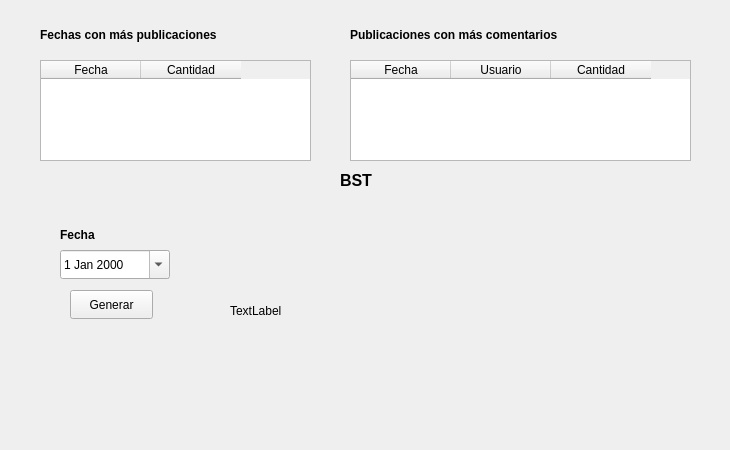
<?xml version="1.0" encoding="UTF-8"?>
<ui version="4.0">
 <class>widgetReportUser</class>
 <widget class="QWidget" name="widgetReportUser">
  <property name="geometry">
   <rect>
    <x>0</x>
    <y>0</y>
    <width>730</width>
    <height>450</height>
   </rect>
  </property>
  <property name="windowTitle">
   <string>Form</string>
  </property>
  <widget class="QLabel" name="label">
   <property name="geometry">
    <rect>
     <x>40</x>
     <y>20</y>
     <width>221</width>
     <height>31</height>
    </rect>
   </property>
   <property name="text">
    <string>&lt;html&gt;&lt;head/&gt;&lt;body&gt;&lt;p&gt;&lt;span style=&quot; font-weight:700;&quot;&gt;Fechas con más publicaciones&lt;/span&gt;&lt;/p&gt;&lt;/body&gt;&lt;/html&gt;</string>
   </property>
  </widget>
  <widget class="QLabel" name="label_2">
   <property name="geometry">
    <rect>
     <x>350</x>
     <y>20</y>
     <width>261</width>
     <height>31</height>
    </rect>
   </property>
   <property name="text">
    <string>&lt;html&gt;&lt;head/&gt;&lt;body&gt;&lt;p&gt;&lt;span style=&quot; font-weight:700;&quot;&gt;Publicaciones con más comentarios&lt;/span&gt;&lt;/p&gt;&lt;/body&gt;&lt;/html&gt;</string>
   </property>
  </widget>
  <widget class="QTableWidget" name="tbl_Report1">
   <property name="geometry">
    <rect>
     <x>40</x>
     <y>60</y>
     <width>271</width>
     <height>101</height>
    </rect>
   </property>
   <column>
    <property name="text">
     <string>Fecha</string>
    </property>
   </column>
   <column>
    <property name="text">
     <string>Cantidad</string>
    </property>
   </column>
  </widget>
  <widget class="QTableWidget" name="tbl_Report2">
   <property name="geometry">
    <rect>
     <x>350</x>
     <y>60</y>
     <width>341</width>
     <height>101</height>
    </rect>
   </property>
   <column>
    <property name="text">
     <string>Fecha</string>
    </property>
   </column>
   <column>
    <property name="text">
     <string>Usuario</string>
    </property>
   </column>
   <column>
    <property name="text">
     <string>Cantidad</string>
    </property>
   </column>
  </widget>
  <widget class="QLabel" name="label_3">
   <property name="geometry">
    <rect>
     <x>340</x>
     <y>160</y>
     <width>41</width>
     <height>41</height>
    </rect>
   </property>
   <property name="text">
    <string>&lt;html&gt;&lt;head/&gt;&lt;body&gt;&lt;p&gt;&lt;span style=&quot; font-size:12pt; font-weight:700;&quot;&gt;BST&lt;/span&gt;&lt;/p&gt;&lt;/body&gt;&lt;/html&gt;</string>
   </property>
  </widget>
  <widget class="QDateEdit" name="datePost">
   <property name="geometry">
    <rect>
     <x>60</x>
     <y>250</y>
     <width>110</width>
     <height>29</height>
    </rect>
   </property>
   <property name="calendarPopup">
    <bool>true</bool>
   </property>
  </widget>
  <widget class="QPushButton" name="pushButton">
   <property name="geometry">
    <rect>
     <x>70</x>
     <y>290</y>
     <width>83</width>
     <height>29</height>
    </rect>
   </property>
   <property name="text">
    <string>Generar</string>
   </property>
  </widget>
  <widget class="QLabel" name="label_4">
   <property name="geometry">
    <rect>
     <x>60</x>
     <y>220</y>
     <width>51</width>
     <height>31</height>
    </rect>
   </property>
   <property name="text">
    <string>&lt;html&gt;&lt;head/&gt;&lt;body&gt;&lt;p&gt;&lt;span style=&quot; font-weight:700;&quot;&gt;Fecha&lt;/span&gt;&lt;/p&gt;&lt;/body&gt;&lt;/html&gt;</string>
   </property>
  </widget>
  <widget class="QLabel" name="lbl_Image">
   <property name="geometry">
    <rect>
     <x>230</x>
     <y>210</y>
     <width>351</width>
     <height>201</height>
    </rect>
   </property>
   <property name="text">
    <string>TextLabel</string>
   </property>
  </widget>
 </widget>
 <resources/>
 <connections/>
</ui>
